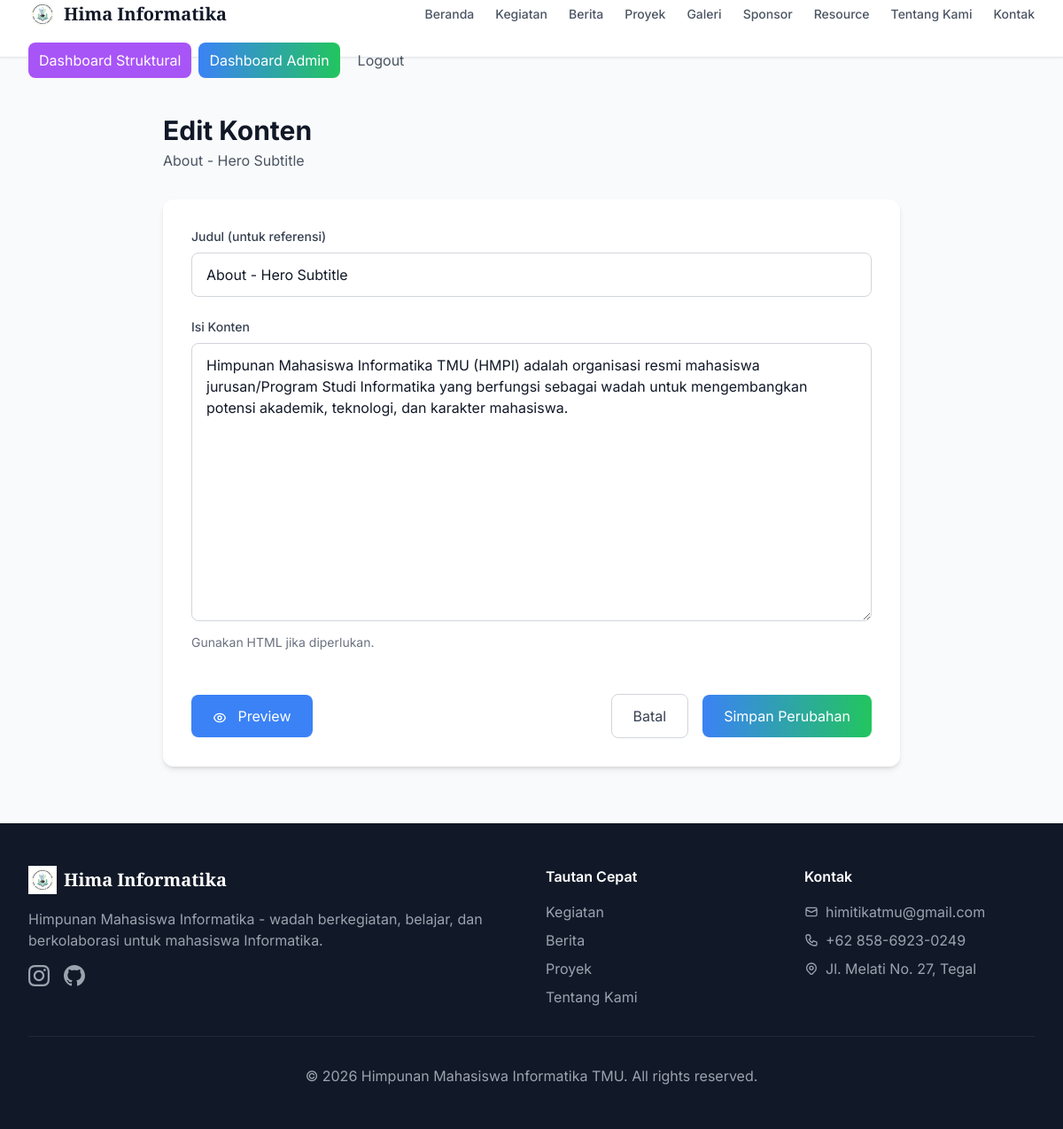
The app's page /admin/content/edit/1 (signed in) with its own data.
### app/models.py (models this page shows, shortened)
class ContentBlock(db.Model):
    __tablename__ = 'content_blocks'
    id = db.Column(db.Integer, primary_key=True)
    identifier = db.Column(db.String(100), unique=True, nullable=False)
    title = db.Column(db.String(200), nullable=True)
    content = db.Column(db.Text, nullable=False)
    updated_by = db.Column(db.Integer, db.ForeignKey('users.id'), nullable=True)
    updated_at = db.Column(db.DateTime, default=datetime.utcnow, onupdate=datetime.utcnow)

### app/routes/admin.py (the view, shortened to what this page needs)
@admin_bp.route('/content/edit/<int:id>', methods=['GET', 'POST'])
@login_required
@admin_required
def content_block_edit(id):
    block = ContentBlock.query.get_or_404(id)
    return render_template('admin/content_block_form.html', block=block)

### app/__init__.py (called while the page is built)
def create_app(config_name='default'):
    app = Flask(__name__)
    app.config.from_object(config[config_name])
    db.init_app(app)
    login_manager.init_app(app)
    @login_manager.user_loader
    def load_user(user_id):
        from app.models import User
        return db.session.get(User, int(user_id))
    from app.routes.auth import auth_bp
    from app.routes.admin import admin_bp
    from app.routes.main import main_bp
    app.register_blueprint(auth_bp)
    app.register_blueprint(admin_bp, url_prefix='/admin')
    app.register_blueprint(main_bp)
    os.makedirs(app.config['UPLOAD_FOLDER'], exist_ok=True)
    with app.app_context():
        db.create_all()
    return app

### app/routes/admin.py (called while the page is built)
def admin_required(f):
    from functools import wraps
    @wraps(f)
    def decorated_function(*args, **kwargs):
        if not current_user.is_authenticated or current_user.role not in ['admin', 'superadmin']:
            flash('Admin access required.', 'danger')
            return redirect(url_for('auth.login'))
        return f(*args, **kwargs)
    return decorated_function

### app/templates/admin/content_block_form.html (shortened to what this page needs)
{% extends "base.html" %}
{% block content %}
<div class="max-w-4xl mx-auto px-4 sm:px-6 lg:px-8 py-8">
    <div class="mb-8">
        <h1 class="text-3xl font-bold text-gray-900">Edit Konten</h1>
        <p class="text-gray-600 mt-1">{{ block.title }}</p>
    </div>
    <div class="bg-white rounded-xl shadow-md p-8">
        <form method="POST">
            <div class="mb-6">
                <label for="title" class="block text-sm font-medium text-gray-700 mb-2">Judul (untuk referensi)</label>
                <input type="text" id="title" name="title" required
                        value="{{ block.title }}"
                        class="w-full px-4 py-3 border border-gray-300 rounded-lg focus:ring-2 focus:ring-primary-500 focus:border-transparent">
            </div>
            {% if block.identifier in ['about.vision.content', 'about.mission.title'] %}
            <div class="mb-6">
                <label for="content" class="block text-sm font-medium text-gray-700 mb-2">Isi Konten</label>
                <textarea id="content" name="content" rows="8" required
                          maxlength="{% if block.identifier == 'about.vision.content' %}1000{% else %}200{% endif %}"
                          class="w-full px-4 py-3 border border-gray-300 rounded-lg focus:ring-2 focus:ring-primary-500 focus:border-transparent">{{ block.content }}</textarea>
                <div class="flex justify-between items-center mt-2">
                    <p class="text-sm text-gray-500">Gunakan editor rich text di atas untuk memformat teks dengan lebih profesional.</p>
                    <span class="text-sm text-gray-400" id="char-count">0/{% if block.identifier == 'about.vision.content' %}1000{% else %}200{% endif %} karakter</span>
                </div>
            </div>
            {% else %}
            <div class="mb-6">
                <label for="content" class="block text-sm font-medium text-gray-700 mb-2">Isi Konten</label>
                <textarea id="content" name="content" rows="12" required
                          class="w-full px-4 py-3 border border-gray-300 rounded-lg focus:ring-2 focus:ring-primary-500 focus:border-transparent">{{ block.content }}</textarea>
                <p class="text-sm text-gray-500 mt-2">Gunakan HTML jika diperlukan.</p>
            </div>
            {% endif %}
            <div class="flex items-center justify-between pt-6">
                <button type="button" id="preview-btn" class="px-6 py-3 bg-blue-500 text-white rounded-lg hover:bg-blue-600 transition">
                    Preview
                </button>
                <div class="flex items-center space-x-4">
                    <a href="{{ url_for('admin.content_blocks') }}" class="px-6 py-3 border border-gray-300 rounded-lg text-gray-700 hover:bg-gray-50 transition">
                        Batal
                    </a>
                    <button type="submit" class="px-6 py-3 bg-gradient-to-r from-primary-500 to-secondary-500 text-white rounded-lg hover:shadow-lg transition transform hover:-translate-y-0.5">
                        Simpan Perubahan
                    </button>
                </div>
            </div>
        </form>
    </div>
</div>
{% endblock %}

### app/static/css/style.css (style rules this page uses)
html { scroll-behavior: smooth; }
body { overflow-x: hidden; max-width: 100vw; font-family: 'Inter', sans-serif; background-color: #f8fafc; }
img, video, canvas, svg { max-width: 100%; height: auto; }
button, .button, a.btn, [role="button"] { min-height: 44px; min-width: 44px; }

### records on screen
ContentBlock: title "About - Hero Subtitle", content "Himpunan Mahasiswa Informatika TMU (HMPI) adalah organisasi resmi mahasiswa jurusan/Program Studi Informatika yang berfungsi sebagai wadah untuk mengembangkan potensi akademik, teknologi, dan karakter mahasiswa."

### other values on screen
{{ now.year if now else 2026 }} "2026"
